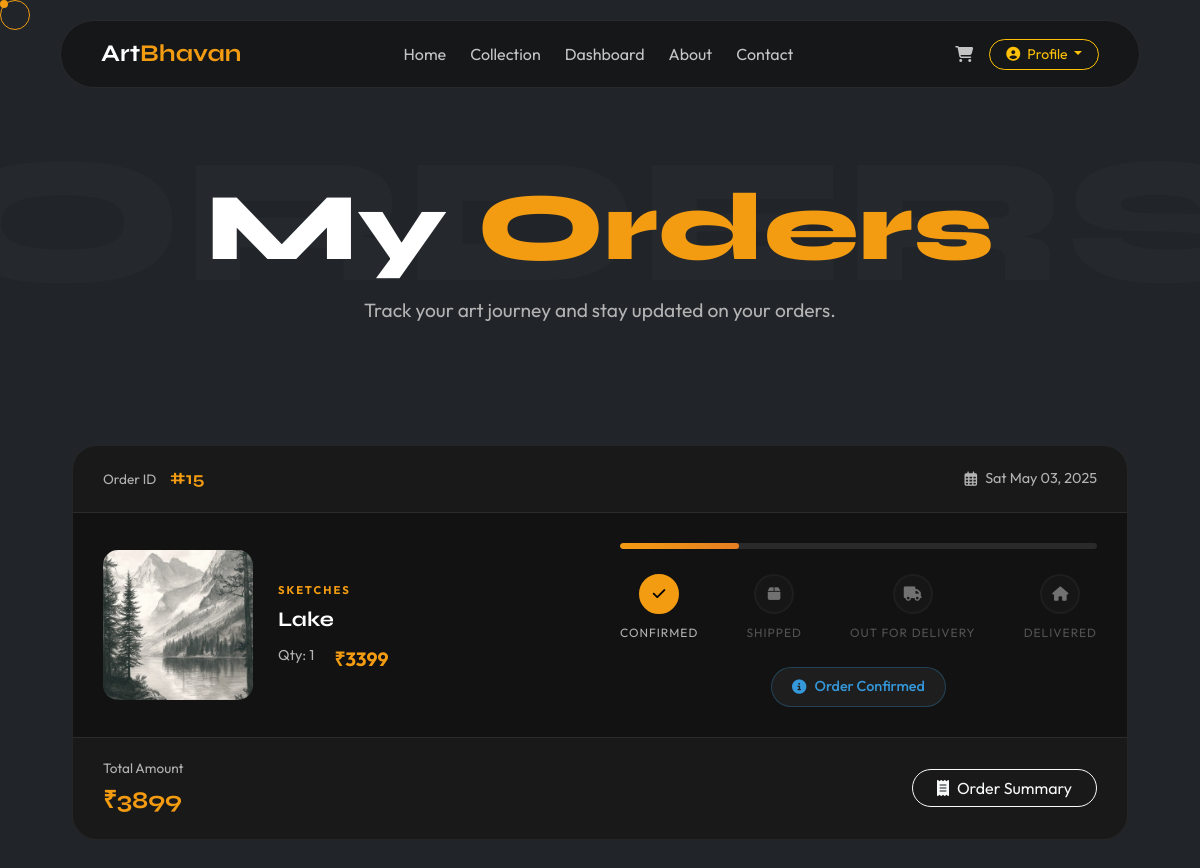
Before: /my_orders/ (signed in) with the older database file.
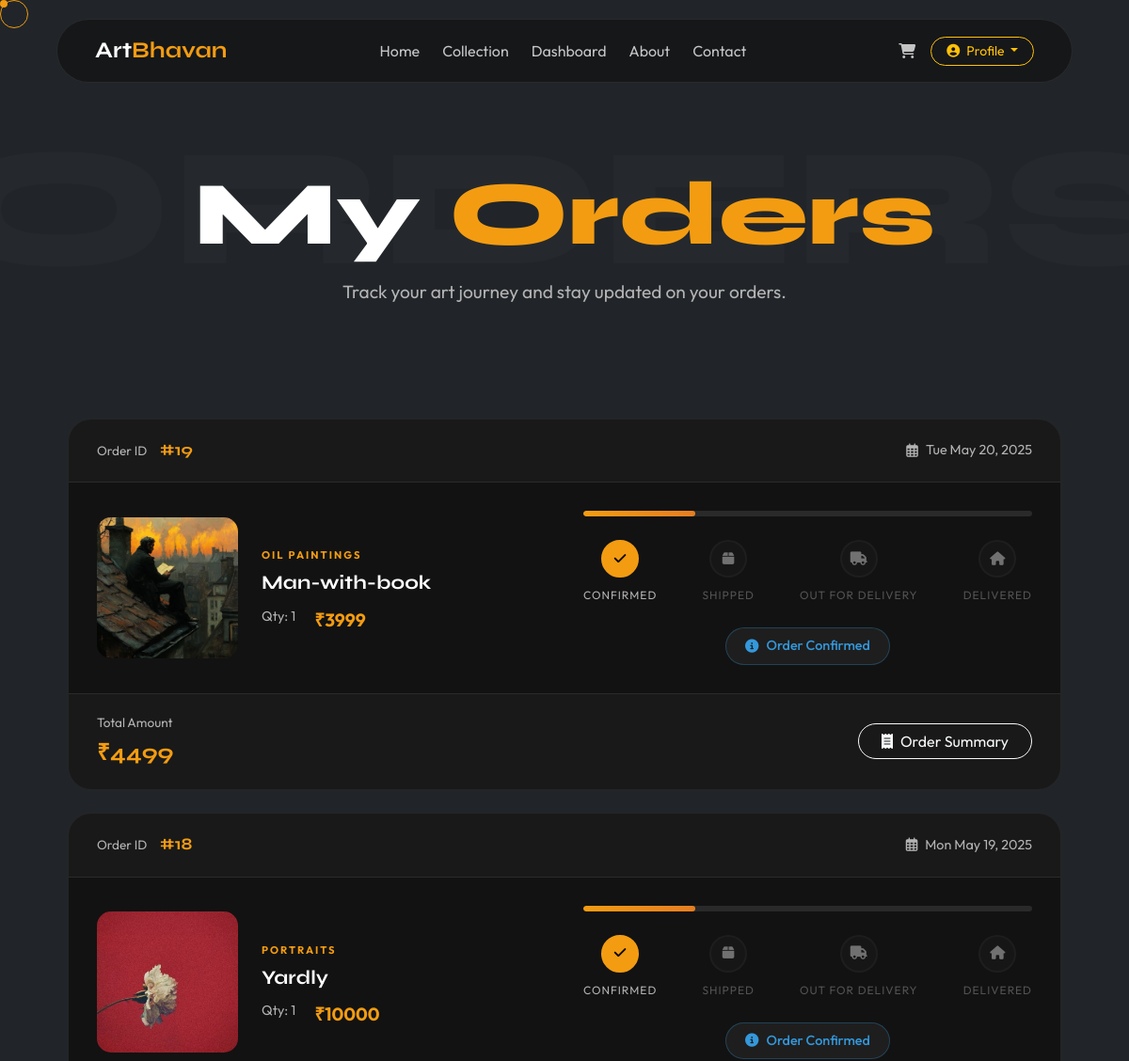
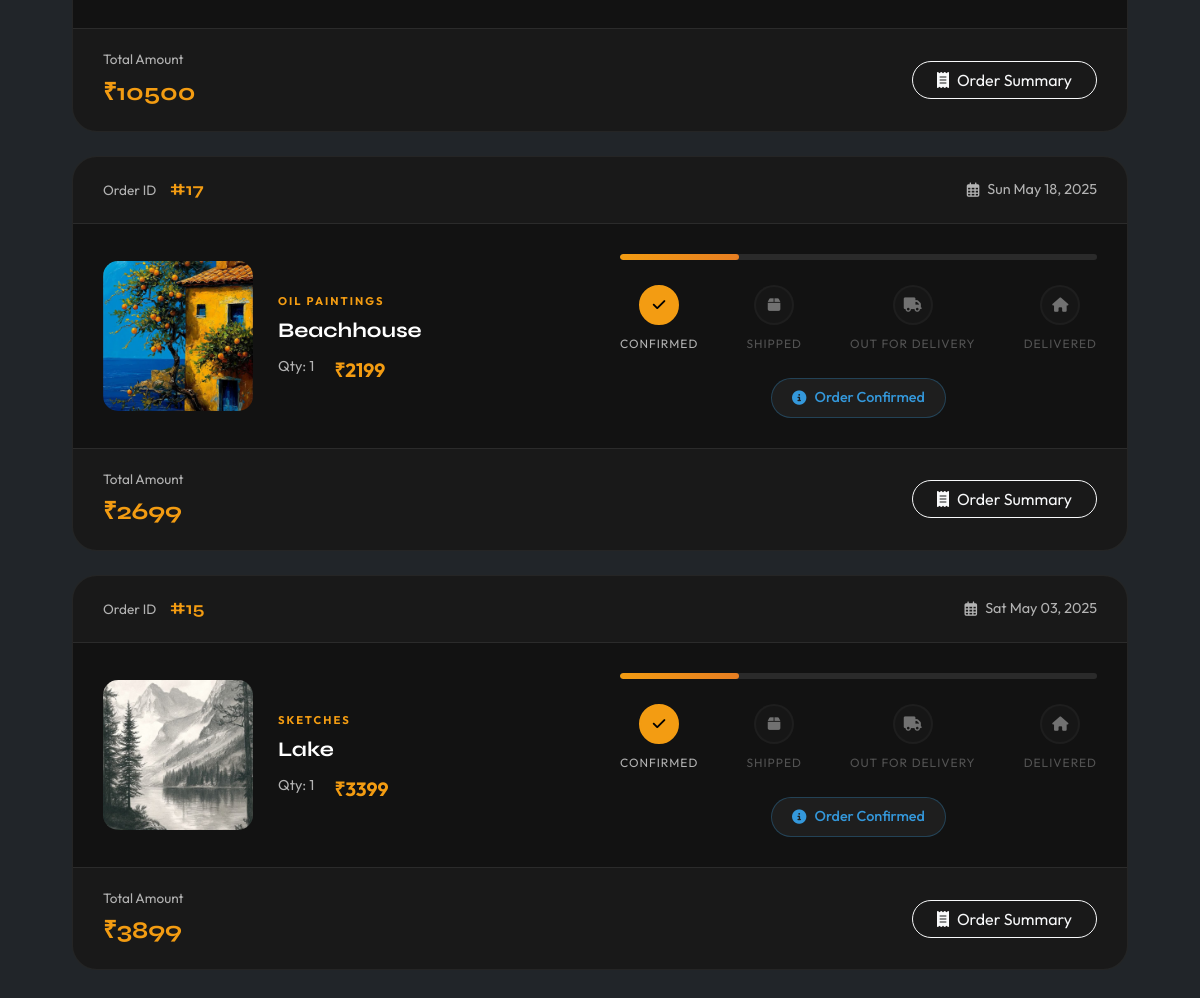
After: the same page with the newer database file (2 pictures, top to bottom).
### paintings/models.py (models this page shows, shortened)
class Order(models.Model):
    STATUS_CHOICES = [
        ('confirmed', 'Order Confirmed'),
        ('shipped', 'Shipped'),
        ('out_for_delivery', 'Out for Delivery'),
        ('delivered', 'Delivered'),
    ]
    user = models.ForeignKey(UserSignup, on_delete=models.CASCADE)
    artwork = models.ForeignKey(Artwork, on_delete=models.CASCADE)
    quantity = models.PositiveIntegerField(default=1)
    ordered_at = models.DateTimeField(auto_now_add=True)
    payment_method = models.CharField(max_length=50)
    status = models.CharField(max_length=20, choices=STATUS_CHOICES, default='confirmed')

class Artwork(models.Model):
    CATEGORY_CHOICES = [
        ('Sketches', 'Sketches'),
        ('Portraits', 'Portraits'),
        ('Oil Paintings', 'Oil Paintings'),
        ('Digital Art', 'Digital Art'),
    ]
    title = models.CharField(max_length=200)
    image = models.ImageField(upload_to='artworks/')
    thumbnail_2 = models.ImageField(upload_to='artworks/', blank=True, null=True)
    thumbnail_3 = models.ImageField(upload_to='artworks/', blank=True, null=True)
    thumbnail_4 = models.ImageField(upload_to='artworks/', blank=True, null=True)
    category = models.CharField(max_length=50, choices=CATEGORY_CHOICES)
    price = models.DecimalField(max_digits=10, decimal_places=2)
    height = models.PositiveIntegerField(help_text="Height in cm")
    width = models.PositiveIntegerField(help_text="Width in cm")
    description = models.TextField(blank=True, null=True)

### paintings/views.py (the view)
# urls.py: path('my_orders/', views.my_orders, name='my_orders'),
def my_orders(request):
    if 'user_id' not in request.session:
        return redirect('login')
    user = get_object_or_404(UserSignup, id=request.session['user_id'])
    orders = Order.objects.filter(user=user).order_by('-ordered_at')
    return render(request, 'my_orders.html', {'orders': orders})

### paintings/templates/my_orders.html (shortened to what the changed rows need)
{% load static %}
<!DOCTYPE html>
<html lang="en">
<head>
    <link href="https://cdn.jsdelivr.net/npm/bootstrap@5.3.0/dist/css/bootstrap.min.css" rel="stylesheet">
    <link rel="stylesheet" href="https://cdnjs.cloudflare.com/ajax/libs/font-awesome/6.4.2/css/all.min.css">
    <link rel="stylesheet" href="{% static 'css/modern_collection.css' %}">
</head>
<body class="bg-dark">
    <header class="collection-hero">
        <div class="hero-content">
            <h1 class="collection-title">My <span>Orders</span></h1>
        </div>
    </header>
    <main class="orders-container">
        <div class="container">
            {% if orders %}
            <div class="row row-cols-1 g-4">
                {% for order in orders %}
                <div class="col">
                    <div class="order-card">
                        <div class="order-header">
                            <div class="order-id">
                                <span class="label">Order ID</span>
                                <span class="value">#{{ order.id }}</span>
                            </div>
                            <div class="order-date">
                                <i class="far fa-calendar-alt"></i>
                                {{ order.ordered_at|date:"D M d, Y" }}
                            </div>
                        </div>
                        <div class="order-body">
                            <div class="order-artwork">
                                <div class="artwork-thumb" onclick="openImageModal('{{ order.artwork.image.url }}')">
                                    <img src="{{ order.artwork.image.url }}" alt="{{ order.artwork.title }}">
                                </div>
                                <div class="artwork-details">
                                    <span class="category-tag">{{ order.artwork.category }}</span>
                                    <h4 class="artwork-name">{{ order.artwork.title }}</h4>
                                    <div class="artwork-meta">
                                        <span class="quantity">Qty: {{ order.quantity }}</span>
                                        <span class="price">₹{{ order.artwork.price|floatformat:0 }}</span>
                                    </div>
                                </div>
                            </div>
                            <div class="order-progress">
                                <div class="progress-track">
                                    <div class="progress-fill status-{{ order.status }}">
                                    </div>
                                </div>
                                <div class="progress-steps">
                                    <div
                                        class="step {% if order.status == 'confirmed' or order.status == 'shipped' or order.status == 'out_for_delivery' or order.status == 'delivered' %}completed{% endif %}">
                                        <div class="step-icon">
                                            <i class="fas fa-check"></i>
                                        </div>
                                        <span>Confirmed</span>
                                    </div>
                                    <div
                                        class="step {% if order.status == 'shipped' or order.status == 'out_for_delivery' or order.status == 'delivered' %}completed{% endif %}">
                                        <div class="step-icon">
                                            <i class="fas fa-box"></i>
                                        </div>
                                        <span>Shipped</span>
                                    </div>
                                    <div
                                        class="step {% if order.status == 'out_for_delivery' or order.status == 'delivered' %}completed{% endif %}">
                                        <div class="step-icon">
                                            <i class="fas fa-truck"></i>
                                        </div>
                                        <span>Out for Delivery</span>
                                    </div>
                                    <div class="step {% if order.status == 'delivered' %}completed{% endif %}">
                                        <div class="step-icon">
                                            <i class="fas fa-home"></i>
                                        </div>
                                        <span>Delivered</span>
                                    </div>
                                </div>
                                <div class="current-status">
                                    <span class="status-badge status-{{ order.status }}">
                                        <i class="fas fa-info-circle"></i>
                                        {% if order.status == 'confirmed' %}Order Confirmed
                                        {% elif order.status == 'shipped' %}Shipped
                                        {% elif order.status == 'out_for_delivery' %}Out for Delivery
                                        {% elif order.status == 'delivered' %}Delivered
                                        {% else %}Pending{% endif %}
                                    </span>
                                </div>
                            </div>
                        </div>
                        <div class="order-footer">
                            <div class="total-price">
                                <span class="label">Total Amount</span>
                                <span class="value">₹{{ order.artwork.price|add:500 }}</span>
                            </div>
                            <div class="order-actions">
                                <button class="btn btn-outline-light rounded-pill px-4" data-bs-toggle="dropdown">
                                    <i class="fas fa-receipt me-2"></i>Order Summary
                                </button>
                            </div>
                        </div>
                    </div>
                </div>
                {% endfor %}
            </div>
            {% endif %}
        </div>
    </main>
</body>
</html>

Changed rows visible on the page:
added Order: id "19", ordered_at "Tue May 20, 2025", artwork.image (picture), artwork.category "OIL PAINTINGS", artwork "Man-with-book", quantity "1", artwork.price "3999", status "Order Confirmed", artwork.price|add "4499"
added Order: id "18", ordered_at "Mon May 19, 2025", artwork.image (picture), artwork.category "PORTRAITS", artwork "Yardly", quantity "1", artwork.price "10000", status "Order Confirmed", artwork.price|add "10500"
added Order: id "17", ordered_at "Sun May 18, 2025", artwork.image (picture), artwork.category "OIL PAINTINGS", artwork "Beachhouse", quantity "1", artwork.price "2199", status "Order Confirmed", artwork.price|add "2699"
